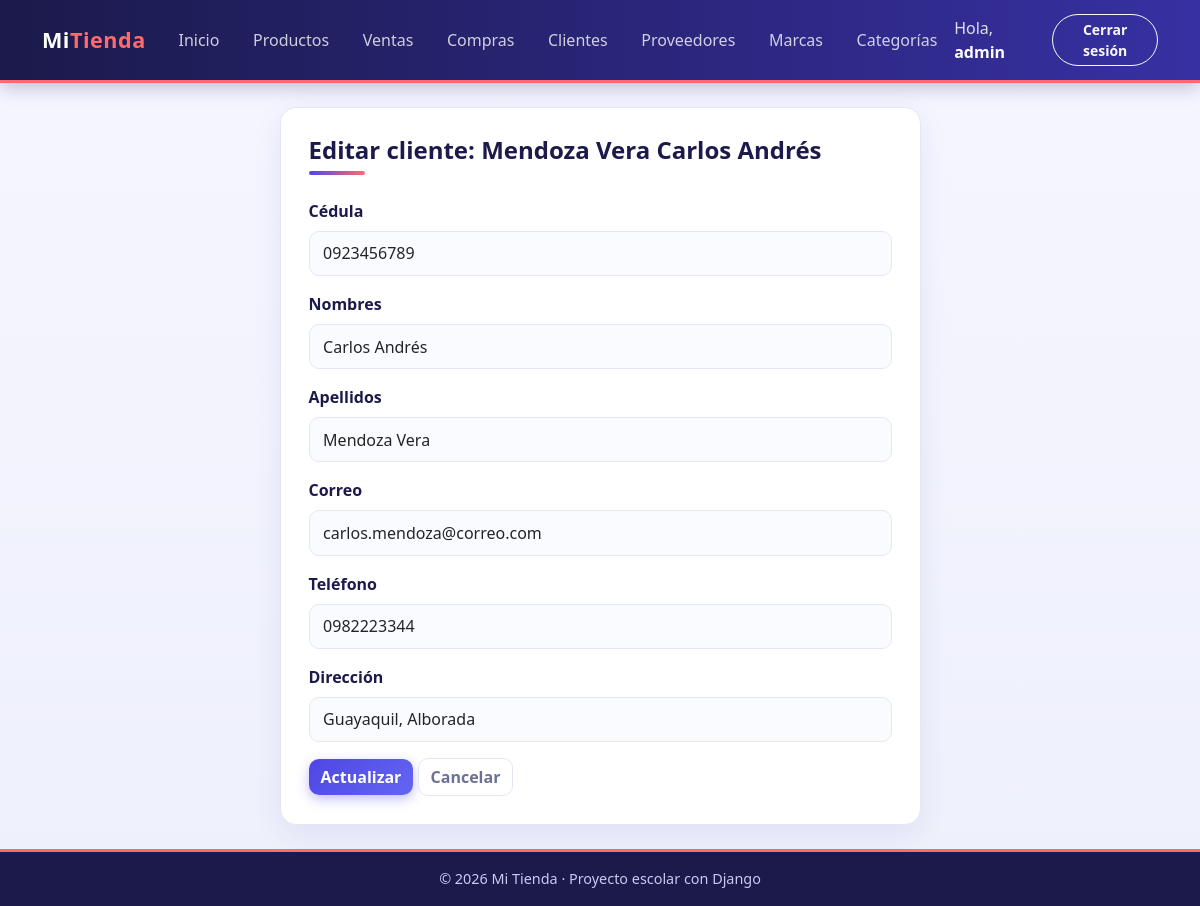
/facturacion/clientes/editar/2/ (signed in), run on the app's committed database.
### facturacion/models.py (models this page shows)
class ModeloBase(models.Model):
    user = models.ForeignKey(                    # 1:N con User: un usuario registra muchos registros
        User,
        on_delete=models.SET_NULL,               # Si borran al usuario, el registro se queda con user vacío
        null=True,                               # SET_NULL necesita que la columna acepte NULL
        blank=True,
        editable=False,                          # No aparece en formularios: lo llena la VISTA, no la persona
        related_name="%(class)s_registrados",    # %(class)s = nombre del modelo → user.producto_registrados
        verbose_name="Registrado por",
    )
    fecha_creacion = models.DateTimeField("Fecha de creación", auto_now_add=True)   # Se llena sola al CREAR
    fecha_modificacion = models.DateTimeField("Última modificación", auto_now=True) # Se actualiza sola en CADA save()
    class Meta:
        abstract = True                          # ← LA CLAVE: modelo "molde", sin tabla propia

class Cliente(ModeloBase):
    cedula = models.CharField("Cédula", max_length=10, unique=True)
    nombres = models.CharField(max_length=80)
    apellidos = models.CharField(max_length=80)
    email = models.EmailField("Correo", blank=True)
    telefono = models.CharField("Teléfono", max_length=15, blank=True)
    direccion = models.CharField("Dirección", max_length=200, blank=True)
    class Meta:
        verbose_name = "Cliente"
        verbose_name_plural = "Clientes"
        ordering = ["apellidos", "nombres"]
    def __str__(self):
        return f"{self.apellidos} {self.nombres}"

### facturacion/views.py (the view, shortened to what this page needs)
# urls.py: path("clientes/editar/<int:pk>/", views.ClienteUpdateView.as_view(), name="cliente_editar"),
class ClienteUpdateView(LoginRequiredMixin, UsuarioRegistroMixin, SuccessMessageMixin, UpdateView):   # EDITAR
    model = Cliente
    form_class = ClienteForm
    template_name = "facturacion/cliente_form.html"
    success_url = reverse_lazy("facturacion:cliente_lista")
    success_message = "Cliente «%(apellidos)s %(nombres)s» actualizado."
    extra_context = {"titulo": "Editar cliente", "boton": "Actualizar"}

### facturacion/forms.py (shortened to what this page needs)
class ClienteForm(forms.ModelForm):
    class Meta:
        model = Cliente
        fields = ["cedula", "nombres", "apellidos", "email", "telefono", "direccion"]
        widgets = {
            "cedula": forms.TextInput(attrs={"class": "form-control", "maxlength": "10", "placeholder": "10 dígitos"}),
            "nombres": forms.TextInput(attrs={"class": "form-control"}),
            "apellidos": forms.TextInput(attrs={"class": "form-control"}),
            "email": forms.EmailInput(attrs={"class": "form-control"}),
            "telefono": forms.TextInput(attrs={"class": "form-control"}),
            "direccion": forms.TextInput(attrs={"class": "form-control"}),
        }

### facturacion/templates/facturacion/cliente_form.html (shortened to what this page needs)
{% extends "base.html" %}
{% block contenido %}
<div class="row justify-content-center">
    <div class="col-lg-7">
        <div class="tarjeta">
            <h1 class="h4 titulo-pagina mb-4">{{ titulo }}{% if object %}: {{ object }}{% endif %}</h1>
            <form method="post" novalidate>
                {% for campo in form %}
                    <div class="mb-3">
                        <label class="form-label fw-semibold" for="{{ campo.id_for_label }}">{{ campo.label }}</label>
                        {{ campo }}
                    </div>
                {% endfor %}
                <button type="submit" class="btn btn-principal">{{ boton }}</button>
                <a href="{% url 'facturacion:cliente_lista' %}" class="btn btn-outline-secondary">Cancelar</a>
            </form>
        </div>
    </div>
</div>
{% endblock %}

### templates/base.html (shortened to what this page needs)
{% load static %}
<!DOCTYPE html>
<html lang="es">
<head>
    <link href="https://cdn.jsdelivr.net/npm/bootstrap@5.3.3/dist/css/bootstrap.min.css" rel="stylesheet">
    <link rel="stylesheet" href="{% static 'css/estilos.css' %}">
</head>
<body>
    <nav class="navbar navbar-expand-lg navbar-dark barra">
        <div class="container">
            <a class="navbar-brand fw-bold" href="{% url 'home' %}">Mi<span class="text-warning">Tienda</span></a>
            <div class="collapse navbar-collapse" id="menu">
                <ul class="navbar-nav me-auto">
                    <li class="nav-item"><a class="nav-link" href="{% url 'home' %}">Inicio</a></li>
                    {% if user.is_authenticated %}
                        <li class="nav-item"><a class="nav-link" href="{% url 'facturacion:producto_lista' %}">Productos</a></li>
                        <li class="nav-item"><a class="nav-link" href="{% url 'facturacion:venta_lista' %}">Ventas</a></li>
                        <li class="nav-item"><a class="nav-link" href="{% url 'facturacion:compra_lista' %}">Compras</a></li>
                        <li class="nav-item"><a class="nav-link" href="{% url 'facturacion:cliente_lista' %}">Clientes</a></li>
                        <li class="nav-item"><a class="nav-link" href="{% url 'facturacion:proveedor_lista' %}">Proveedores</a></li>
                        <li class="nav-item"><a class="nav-link" href="{% url 'facturacion:marca_lista' %}">Marcas</a></li>
                        <li class="nav-item"><a class="nav-link" href="{% url 'facturacion:categoria_lista' %}">Categorías</a></li>
                    {% endif %}
                </ul>
                <ul class="navbar-nav align-items-lg-center gap-2">
                    {% if user.is_authenticated %}
                        <li class="nav-item navbar-text">Hola, <a href="{% url 'facturacion:mi_perfil' %}" class="text-white fw-bold text-decoration-none">{{ user.username }}</a></li>
                        <li class="nav-item">
                            <form method="post" action="{% url 'logout' %}" class="m-0">
                                <button type="submit" class="btn btn-sm btn-outline-light">Cerrar sesión</button>
                            </form>
                        </li>
                    {% else %}
                        <li class="nav-item"><a class="nav-link" href="{% url 'login' %}">Ingresar</a></li>
                        <li class="nav-item"><a class="btn btn-sm btn-warning" href="{% url 'registro' %}">Crear cuenta</a></li>
                    {% endif %}
                </ul>
            </div>
        </div>
    </nav>
    <main class="container py-4">
        {% block contenido %}{% endblock %}
    </main>
    <footer class="pie text-center py-3">© 2026 Mi Tienda · Proyecto escolar con Django</footer>
</body>
</html>

### static/css/estilos.css (style rules this page uses)
:root { --indigo-900: #1b1a4b; --indigo-700: #3730a3; --indigo-600: #4f46e5; --indigo-500: #6366f1; --indigo-50: #eef2ff; --coral: #ff6b6b; --texto: #1f2340; --texto-suave:#6b7194; --borde: #e3e6f5; --radio: 16px; }
body { font-family: "Segoe UI", system-ui, -apple-system, Roboto, "Helvetica Neue", Arial, sans-serif; color: var(--texto); background: linear-gradient(180deg, #f5f6ff 0%, #eef0fb 100%); background-attachment: fixed; min-height: 100vh; display: flex; flex-direction: column; }
main { flex: 1; }
.barra { background: linear-gradient(90deg, var(--indigo-900), var(--indigo-700)); box-shadow: 0 4px 18px rgba(27, 26, 75, .25); border-bottom: 3px solid var(--coral); }
.barra .navbar-brand { letter-spacing: .5px; font-size: 1.35rem; }
.barra .text-warning { color: var(--coral) !important; }
.barra .nav-link { color: rgba(255, 255, 255, .78); border-radius: 999px; padding: .4rem .95rem !important; margin: 0 .1rem; transition: background-color .2s, color .2s; }
.barra .btn-outline-light { border-radius: 999px; }
.titulo-pagina { position: relative; padding-bottom: 10px; font-weight: 700; color: var(--indigo-900); }
.titulo-pagina::after { content: ""; position: absolute; left: 0; bottom: 0; width: 56px; height: 4px; border-radius: 4px; background: linear-gradient(90deg, var(--indigo-600), var(--coral)); }
.tarjeta { background-color: #fff; border: 1px solid var(--borde); border-radius: var(--radio); padding: 28px; box-shadow: 0 10px 30px rgba(55, 48, 163, .08); }
.btn { border-radius: 10px; font-weight: 600; transition: all .2s ease; }
.btn-principal { background: linear-gradient(135deg, var(--indigo-600), var(--indigo-500)); color: #fff; border: 0; box-shadow: 0 4px 12px rgba(79, 70, 229, .35); }
.btn-outline-secondary { color: var(--texto-suave); border-color: var(--borde); background: #fff; }
.form-label { font-weight: 600; color: var(--indigo-900); }
.form-control, .form-select { border: 1.5px solid var(--borde); border-radius: 10px; padding: .6rem .85rem; background-color: #fafbff; }
.pie { background: var(--indigo-900); color: #c7caf0; font-size: .9rem; border-top: 3px solid var(--coral); }
.barra .navbar-text { color: rgba(255, 255, 255, .85); }

### data on the page
Cliente: apellidos+nombres "Mendoza Vera Carlos Andrés", form "0923456789" "Carlos Andrés" "Mendoza Vera" "carlos.mendoza@correo.com" "0982223344" "Guayaquil, Alborada"

### other printed values
{{ user.username }} "admin"
{{ titulo }} "Editar cliente"
{{ campo.label }} "Cédula" "Nombres" "Apellidos" "Correo" "Teléfono" "Dirección"
{{ boton }} "Actualizar"
